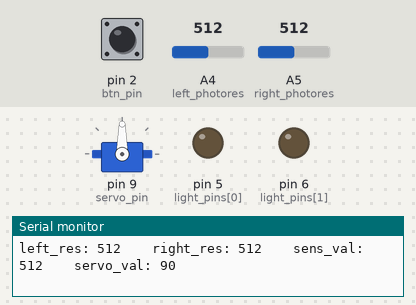
Simulated run of this sketch. Board: Arduino Uno, built with avr-gcc and run on an emulated ATmega328P. On the bench: servo, output pins drawn as LEDs (lit = HIGH), the last lines printed to the serial monitor. The test bench sets the inputs (shaded band); at power-on: pin 2 (btn_pin) LOW, A4 (left_photores) = 512, A5 (right_photores) = 512. EEPROM starts erased.

Above: at 1.2 s.
1.3 s: pin 2 (btn_pin) pulled HIGH for 0.15 s
At 1.8 s:
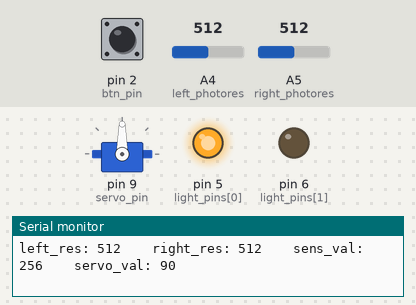
2.9 s: A4 (left_photores) set to 756
4.4 s: A4 (left_photores) set to 776
At 5.2 s:
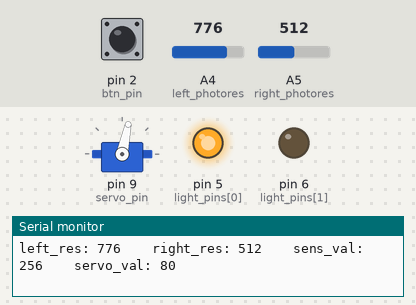
7.4 s: pin 2 (btn_pin) pulled HIGH for 1 s
At 10.29 s:
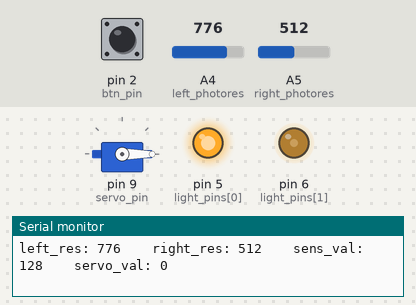
10.4 s: pin 2 (btn_pin) pulled HIGH for 0.15 s
At 11.6 s:
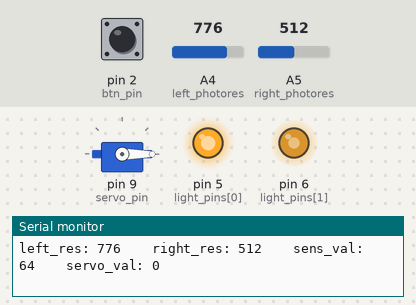
12.0 s: A5 (right_photores) set to 900
At 18.06 s:
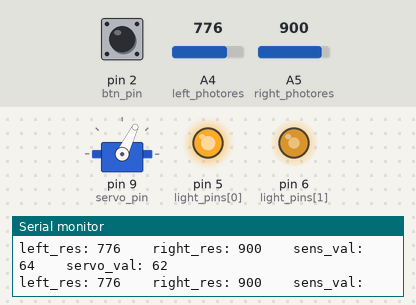
Timing chart, 0 to 18.1 s (numbered marks = the images above; inputs shaded):
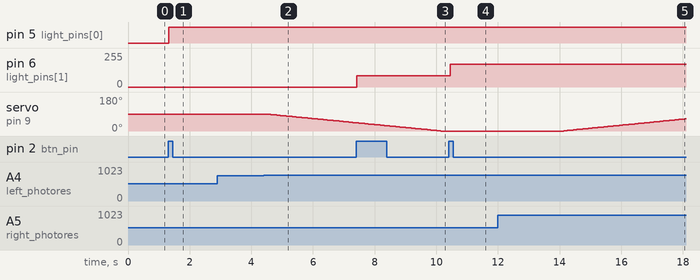

The sketch:

hw3.ino
```cpp
#include <Servo.h>
#include <EEPROM.h>

// C++ code
//

const int left_photores = A4;
const int right_photores = A5;
int left_res = 0;
int right_res = 0;
bool read_photoresistors = false;

const int btn_pin = 2;
unsigned long last_int = 0;
unsigned long debounce = 200;
bool btn_pressed = false;

const int sens_vals[] = {512,256,128,64,32};
int sens = 0;

const int light_pins[] = {5,6};
int light_vals[] = {0,0};


const int servo_pin = 9;
Servo servo;
int servo_val = 90;
int amount = 1;
bool move_servo = true;

int save = 0; // Autosave counter

void setup() {
  cli(); // stop interrupts
  TCCR2A = 0; // set entire TCCR2A register to 0
  TCCR2B = 0; // same for TCCR2B
  TCNT2  = 0; // initialize counter value to 0
  // set compare match register for 1000 Hz increments
  OCR2A = 249; // = 16000000 / (64 * 1000) - 1 (must be <256)
  // turn on CTC mode
  TCCR2B |= (1 << WGM21);
  // Set CS22, CS21 and CS20 bits for 64 prescaler
  TCCR2B |= (1 << CS22) | (0 << CS21) | (0 << CS20);
  // enable timer compare interrupt
  TIMSK2 |= (1 << OCIE2A);
  sei(); // allow interrupts


  Serial.begin(9600);  // for printing current status;

  attachInterrupt(digitalPinToInterrupt(btn_pin), btn_interrupt, RISING);
  pinMode(servo_pin, OUTPUT);
  pinMode(light_pins[0], OUTPUT);
  pinMode(light_pins[1], OUTPUT);
  pinMode(light_pins[2], OUTPUT);

  servo.attach(servo_pin);

  get_sens();
}


ISR(TIMER2_COMPA_vect){ // Every ~1 ms
  read_photoresistors = true;
  save++;
}
void debug(){
  Serial.print("left_res: ");
  Serial.print(left_res);
  Serial.print("\t\tright_res: ");
  Serial.print(right_res);
  Serial.print("\t\tsens_val: ");
  Serial.print(sens_vals[sens]);
  Serial.print("\t\tservo_val: ");
  Serial.println(servo_val);
}
void loop() {
  if(btn_pressed){
  	set_sensitivity();
    btn_pressed = false;
  }
  if(move_servo){
    servo.write(servo_val);
    move_servo = false;
  }
  if(read_photoresistors){
  	read_photores();
  }

  if(save > 1000){ // Autosave sensitivity
    save_sens();
    save = 0;
  }

  debug();

  if(read_photoresistors && abs(left_res - right_res) > sens_vals[sens]){

    if(left_res > right_res){
      servo_val -= amount;
    }
    if(left_res < right_res){
      servo_val += amount;
    }
	  servo_val = constrain(servo_val, 0, 160);
    move_servo = true;
    read_photoresistors = false;
  }
}

void set_sensitivity(){ // Change sens value and lights
  sens++;
  if(sens > 4) sens = 0;
  light_vals[0] = map(sens,0,4, 0, 1023);
  light_vals[0] = constrain(light_vals[0],0,1023);
  light_vals[1] = map(sens,1,4, 0, 1023);
  light_vals[1] = constrain(light_vals[1],0,1023);
  analogWrite(light_pins[0], light_vals[0]);
  analogWrite(light_pins[1], light_vals[1]);


}

void read_photores(){
  left_res = analogRead(left_photores);
  right_res = analogRead(right_photores);
}

bool check_crc() {
  unsigned int saved_crc;
  EEPROM.get(sizeof(int)*1, saved_crc); // we retrieve what we currently have in crc
  unsigned int calculated_crc = get_eeprom_crc(0, sizeof(int)*1); // Check first 2 bytes because they contain the sens

  return (saved_crc == calculated_crc);
}

void set_crc(){
  unsigned int calculated_crc = get_eeprom_crc(0, sizeof(int)*1);
  unsigned int saved_crc;
  EEPROM.get(sizeof(int)*1, saved_crc);
  if(saved_crc != calculated_crc){
    EEPROM.put(0,calculated_crc);
  }
}

unsigned int get_eeprom_crc(int offset, size_t data_len) {
    unsigned int crc = 0;

    static const unsigned int crc_table[16] = {
    0x0000, 0xcc01, 0xd801, 0x1400, 0xf001, 0x3c00, 0x2800, 0xe401,
    0xa001, 0x6c00, 0x7800, 0xb401, 0x5000, 0x9c01, 0x8801, 0x4400
    };

    data_len = data_len + offset;

    for (int idx = offset; idx < data_len; ++idx){
      crc = crc_table[(crc ^ EEPROM[idx]) & 0x0f] ^ (crc >> 4);
      crc = crc_table[(crc ^ (EEPROM[idx] >> 4)) & 0x0f] ^ (crc >> 4);
    }


    return crc & 0xffff;
}

void get_sens() {
  if(check_crc()){
  EEPROM.get(0, sens);
  }
  else{
    sens = 0;
  }
}
void save_sens() {
  int temp;
  EEPROM.get(0,temp);
  if(temp == sens) return;
  EEPROM.put(0, sens);
  set_crc();
}

void btn_interrupt(){
  unsigned long curr_time = millis();
  if(curr_time - last_int > debounce){
  	btn_pressed = true;
  }
  last_int = curr_time;
}
```

Measured:
- the behaviour switches between 768 and 769 on A4 (left_photores) (found by bisection; images 1 and 2)
- after the input at 1.3 s, pin 5 (light_pins[0]): LOW → HIGH at once
- after the input at 4.4 s, servo on pin 9 (servo_pin): moves from 90° to 44° over 2.9 s, starting after 0.10 s
- after the input at 7.4 s, pin 6 (light_pins[1]): 0/255 → 85/255 at once
- after the input at 10.4 s, pin 6 (light_pins[1]): 85/255 → 170/255 after 0.05 s
- after the input at 12.0 s, servo on pin 9 (servo_pin): moves from 0° to 64° over 3.9 s, starting after 2.1 s
